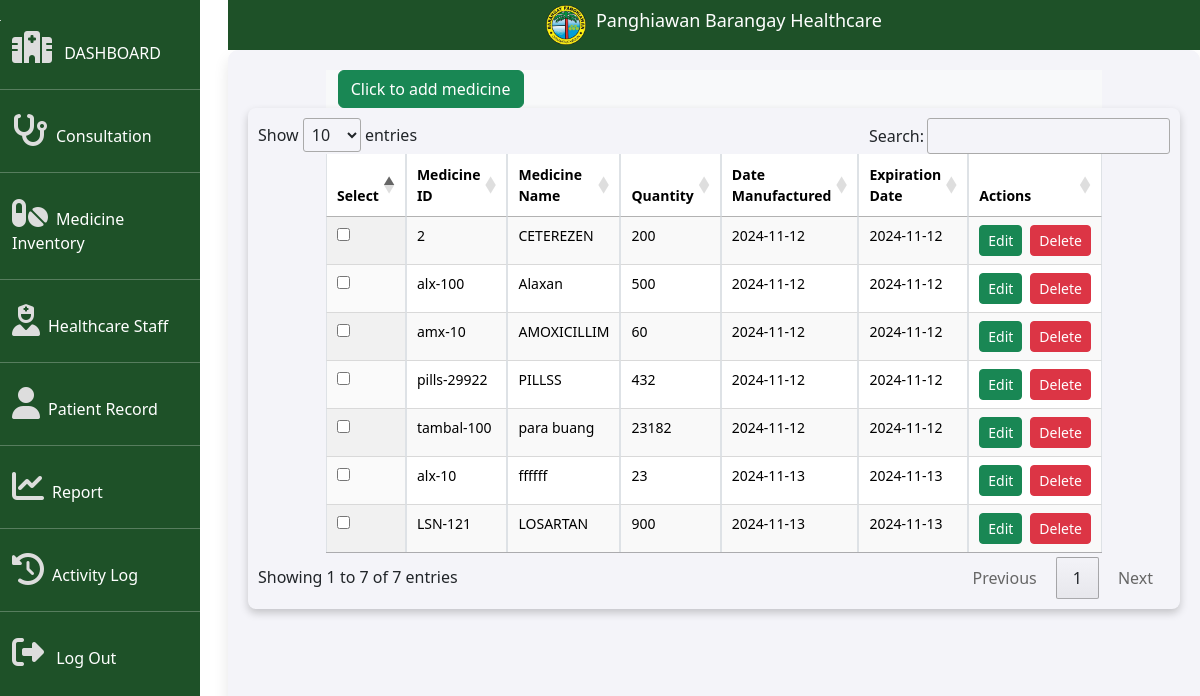
The app's page /HCRIS/Admin/adminmedicine.php with its own data.
### tables this page shows
CREATE TABLE `admin_medicine_inventory` (
  `medicine_id` varchar(50) NOT NULL,
  `medicine_name` varchar(50) NOT NULL,
  `medicine_quantity` varchar(50) NOT NULL,
  `date_manufactured` varchar(50) NOT NULL,
  `expiration_date` varchar(50) NOT NULL
);

### HCRIS/Admin/adminmedicine.php (the view, shortened to what this page needs)
<!DOCTYPE html>
<html lang="en">
<head>
    <link href="https://cdn.jsdelivr.net/npm/bootstrap@5.3.3/dist/css/bootstrap.min.css" rel="stylesheet">
    <link href="https://cdnjs.cloudflare.com/ajax/libs/font-awesome/6.6.0/css/all.min.css" rel="stylesheet">
    <link rel="stylesheet" href="https://cdn.datatables.net/1.11.5/css/jquery.dataTables.min.css">
    <link rel="stylesheet" href="../Css/adminmedicinestyless.css">
</head>
<body class="container-liquid">
    <aside>
        <div id="sidenav" class="col-2">
            <li class="nav-item">
                <a href="adminconsultation.php" class="nav-link">
                    <i class="fa-solid fa-hospital me-2"></i>
                    <span class="d-none d-sm-inline text-white">DASHBOARD</span>
                </a>
            </li>
            <hr>
            <ul class="nav nav-pills flex-column mb-auto">
                <li class="nav-item"><a href="adminconsultation.php" class="nav-link"><i class="fa-solid fa-stethoscope me-2"></i><span class="d-none d-sm-inline text-white">Consultation</span></a></li>
                <hr>
                <li class="nav-item"><a href="adminmedicine.php" class="nav-link"><i class="fa-solid fa-pills me-2"></i><span class="d-none d-sm-inline text-white">Medicine Inventory</span></a></li>
                <hr>
                <li class="nav-item"><a href="healthcare_staff.php" class="nav-link"><i class="fa-solid fa-user-nurse me-2"></i><span class="d-none d-sm-inline text-white">Healthcare Staff</span></a></li>
                <hr>
                <li class="nav-item"><a href="adminpatientrec.php" class="nav-link"><i class="fa-solid fa-user me-2"></i><span class="d-none d-sm-inline text-white">Patient Record</span></a></li>
                <hr>
                <li class="nav-item"><a href="#" class="nav-link"><i class="fa-solid fa-chart-line me-2"></i><span class="d-none d-sm-inline text-white">Report</span></a></li>
                <hr>
                <li class="nav-item"><a href="#" class="nav-link"><i class="fa-solid fa-history me-2"></i><span class="d-none d-sm-inline text-white">Activity Log</span></a></li>
                <hr>
                <li class="nav-item">
                    <a id="signOutBtn" class="nav-link">
                        <i class="fa-solid fa-sign-out-alt me-2"></i>
                        <span class="d-none d-sm-inline text-white">Log Out</span>
                    </a>
                </li>
            </ul>
        </div>
    </aside>
    <header>
        <nav class="navbar navbar-expand-sm">
            <div class="logo-text-container">
                <img src="../Photos/logo.png" alt="Healthcare Logo" class="logo">
                <p class="logo-text text-white h3">Panghiawan Barangay Healthcare</p>
            </div>
        </nav>
    </header>
    <main>
        <div class="container col-10 bg-light d-flex ">
            <button type="button" class="btn btn-success " data-bs-toggle="modal" data-bs-target="#myModal">Click to add medicine</button>
        </div>
        <div class="table-container table-responsive text-center">
            <?php
            require 'db_conn.php';
            $sql = "SELECT * FROM admin_medicine_inventory";
            $result = $conn->query($sql);
            if ($result->num_rows > 0) {
                echo "<table id='medicineTable' class='display table table-striped table-hover table-bordered mx-auto' style='width: 80%;'>
                      <thead>
                            <tr>
                                <th>Select</th>
                                <th>Medicine ID</th>
                                <th>Medicine Name</th>
                                <th>Quantity</th>
                                <th>Date Manufactured</th>
                                <th>Expiration Date</th>
                                <th>Actions</th>
                            </tr>
                        </thead>
                        <tbody>";
                while ($row = $result->fetch_assoc()) {
                    echo "<tr>
                            <td><input type='checkbox' class='row-checkbox'></td>
                            <td>{$row['medicine_id']}</td>
                            <td>{$row['medicine_name']}</td>
                            <td>{$row['medicine_quantity']}</td>
                            <td>{$row['date_manufactured']}</td>
                            <td>{$row['expiration_date']}</td>
                            <td>
                                <div class='d-flex justify-content-between'>
                                    <button class='btn btn-success btn-sm me-2' onclick=\"window.location.href='editmedicineinv.php?medicineId={$row['medicine_id']}'\">
                                        Edit
                                    </button>
                                    <button class='btn btn-danger btn-sm' onclick=\"window.location.href='deletemedicineinv.php?id={$row['medicine_id']}'\">
                                        Delete
                                    </button>
                                </div>
                            </td>
                          </tr>";
                }
                echo "</tbody></table>";
            } else {
                echo "<div class='alert alert-warning'>No records found.</div>";
            }
            ?>
        </div>
    </main>
</body>
</html>

### HCRIS/css/adminmedicinestyless.css (style rules this page uses)
body { height: 100vh; overflow-y: hidden; overflow-x: hidden; }
#sidenav { height: 100vh; background-color: #1E5128; color: #fff; font-size: 0.11rem; padding-top:20px; padding-bottom: 10px; position: absolute; top: 0; left: 0; z-index: 1; overflow-y: auto; overflow-x: hidden; }
.navbar { background-color: #1E5128; z-index: 6; position: relative; display: flex; justify-content: center; align-items: center; margin-left: 228px; height: 50px; }
.logo-text-container { display: flex; align-items: center; justify-content: center; }
.logo { width: 40px; height: auto; margin-right: 10px; }
.logo-text { font-size: 18px; color: #fff; }
.nav-link { padding: 8px 12px; border-radius: 10px; color: #ddd; transition: background-color 0.3s ease; font-size: 1rem; }
.nav-item { margin-top: 0px; margin-bottom: 0px; }
.nav-link i { font-size: 2rem; margin-right: 5px; }
main { width: calc(100% - 228px); margin-left: 228px; padding: 20px; background-color: #f4f4f9; border-radius: 10px; box-shadow: 0 8px 15px rgba(0, 0, 0, 0.1); overflow-y: auto; min-height: 100vh; }
.table-container { width: 100%; max-width: 100%; overflow-x: auto; border-radius: 8px; box-shadow: 0 4px 8px rgba(0, 0, 0, 0.2); padding: 10px; }
table { width: 100%; border-collapse: collapse; font-size: 14px; }
table th, table td { padding: 10px; text-align: left; border-bottom: 1px solid #ddd; }
table th { background-color: #407b96; color: #fff; font-weight: bold; }
table tr:nth-child(even) { background-color: #f9f9f9; }

### records on screen
admin_medicine_inventory: medicine_id "2", medicine_name "CETEREZEN", medicine_quantity "200", date_manufactured "2024-11-12", expiration_date "2024-11-12"
admin_medicine_inventory: medicine_id "alx-100", medicine_name "Alaxan", medicine_quantity "500", date_manufactured "2024-11-12", expiration_date "2024-11-12"
admin_medicine_inventory: medicine_id "amx-10", medicine_name "AMOXICILLIM", medicine_quantity "60", date_manufactured "2024-11-12", expiration_date "2024-11-12"
admin_medicine_inventory: medicine_id "pills-29922", medicine_name "PILLSS", medicine_quantity "432", date_manufactured "2024-11-12", expiration_date "2024-11-12"
admin_medicine_inventory: medicine_id "tambal-100", medicine_name "para buang", medicine_quantity "23182", date_manufactured "2024-11-12", expiration_date "2024-11-12"
admin_medicine_inventory: medicine_id "alx-10", medicine_name "ffffff", medicine_quantity "23", date_manufactured "2024-11-13", expiration_date "2024-11-13"
admin_medicine_inventory: medicine_id "LSN-121", medicine_name "LOSARTAN", medicine_quantity "900", date_manufactured "2024-11-13", expiration_date "2024-11-13"
